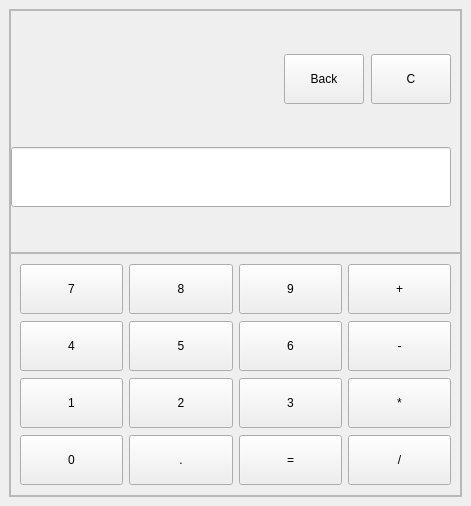
<?xml version="1.0" encoding="UTF-8"?>
<ui version="4.0">
 <class>mainWindow</class>
 <widget class="QMainWindow" name="mainWindow">
  <property name="geometry">
   <rect>
    <x>0</x>
    <y>0</y>
    <width>471</width>
    <height>506</height>
   </rect>
  </property>
  <property name="minimumSize">
   <size>
    <width>471</width>
    <height>506</height>
   </size>
  </property>
  <property name="maximumSize">
   <size>
    <width>471</width>
    <height>506</height>
   </size>
  </property>
  <property name="windowTitle">
   <string>Gandhar Calculator</string>
  </property>
  <widget class="QWidget" name="centralwidget">
   <layout class="QGridLayout" name="gridLayout">
    <item row="0" column="0">
     <widget class="QFrame" name="frame">
      <property name="frameShape">
       <enum>QFrame::StyledPanel</enum>
      </property>
      <property name="frameShadow">
       <enum>QFrame::Raised</enum>
      </property>
      <layout class="QGridLayout" name="gridLayout_4">
       <property name="leftMargin">
        <number>0</number>
       </property>
       <property name="topMargin">
        <number>0</number>
       </property>
       <property name="rightMargin">
        <number>0</number>
       </property>
       <property name="bottomMargin">
        <number>0</number>
       </property>
       <property name="spacing">
        <number>0</number>
       </property>
       <item row="1" column="0">
        <widget class="QFrame" name="buttonframe">
         <property name="frameShape">
          <enum>QFrame::StyledPanel</enum>
         </property>
         <property name="frameShadow">
          <enum>QFrame::Raised</enum>
         </property>
         <layout class="QGridLayout" name="gridLayout_2">
          <item row="2" column="0">
           <widget class="QPushButton" name="pushButton_5">
            <property name="minimumSize">
             <size>
              <width>10</width>
              <height>50</height>
             </size>
            </property>
            <property name="text">
             <string>1</string>
            </property>
           </widget>
          </item>
          <item row="3" column="0">
           <widget class="QPushButton" name="pb0">
            <property name="minimumSize">
             <size>
              <width>10</width>
              <height>50</height>
             </size>
            </property>
            <property name="text">
             <string>0</string>
            </property>
           </widget>
          </item>
          <item row="0" column="0">
           <widget class="QPushButton" name="pb7">
            <property name="minimumSize">
             <size>
              <width>10</width>
              <height>50</height>
             </size>
            </property>
            <property name="text">
             <string>7</string>
            </property>
           </widget>
          </item>
          <item row="3" column="3">
           <widget class="QPushButton" name="pbd">
            <property name="minimumSize">
             <size>
              <width>10</width>
              <height>50</height>
             </size>
            </property>
            <property name="text">
             <string>/</string>
            </property>
           </widget>
          </item>
          <item row="2" column="3">
           <widget class="QPushButton" name="pbmu">
            <property name="minimumSize">
             <size>
              <width>10</width>
              <height>50</height>
             </size>
            </property>
            <property name="text">
             <string>*</string>
            </property>
           </widget>
          </item>
          <item row="0" column="2">
           <widget class="QPushButton" name="pb9">
            <property name="minimumSize">
             <size>
              <width>10</width>
              <height>50</height>
             </size>
            </property>
            <property name="text">
             <string>9</string>
            </property>
           </widget>
          </item>
          <item row="2" column="2">
           <widget class="QPushButton" name="pushButton_4">
            <property name="minimumSize">
             <size>
              <width>10</width>
              <height>50</height>
             </size>
            </property>
            <property name="text">
             <string>3</string>
            </property>
           </widget>
          </item>
          <item row="0" column="3">
           <widget class="QPushButton" name="pbp">
            <property name="minimumSize">
             <size>
              <width>10</width>
              <height>50</height>
             </size>
            </property>
            <property name="text">
             <string>+</string>
            </property>
           </widget>
          </item>
          <item row="1" column="3">
           <widget class="QPushButton" name="pbm">
            <property name="minimumSize">
             <size>
              <width>10</width>
              <height>50</height>
             </size>
            </property>
            <property name="text">
             <string>-</string>
            </property>
           </widget>
          </item>
          <item row="3" column="2">
           <widget class="QPushButton" name="pbe">
            <property name="minimumSize">
             <size>
              <width>10</width>
              <height>50</height>
             </size>
            </property>
            <property name="text">
             <string>=</string>
            </property>
           </widget>
          </item>
          <item row="0" column="1">
           <widget class="QPushButton" name="pb8">
            <property name="minimumSize">
             <size>
              <width>10</width>
              <height>50</height>
             </size>
            </property>
            <property name="text">
             <string>8</string>
            </property>
           </widget>
          </item>
          <item row="1" column="2">
           <widget class="QPushButton" name="pushButton_7">
            <property name="minimumSize">
             <size>
              <width>10</width>
              <height>50</height>
             </size>
            </property>
            <property name="text">
             <string>6</string>
            </property>
           </widget>
          </item>
          <item row="1" column="1">
           <widget class="QPushButton" name="pushButton_9">
            <property name="minimumSize">
             <size>
              <width>10</width>
              <height>50</height>
             </size>
            </property>
            <property name="text">
             <string>5</string>
            </property>
           </widget>
          </item>
          <item row="2" column="1">
           <widget class="QPushButton" name="pushButton_6">
            <property name="minimumSize">
             <size>
              <width>10</width>
              <height>50</height>
             </size>
            </property>
            <property name="text">
             <string>2</string>
            </property>
           </widget>
          </item>
          <item row="1" column="0">
           <widget class="QPushButton" name="pushButton_8">
            <property name="minimumSize">
             <size>
              <width>10</width>
              <height>50</height>
             </size>
            </property>
            <property name="text">
             <string>4</string>
            </property>
           </widget>
          </item>
          <item row="3" column="1">
           <widget class="QPushButton" name="pbdot">
            <property name="minimumSize">
             <size>
              <width>10</width>
              <height>50</height>
             </size>
            </property>
            <property name="text">
             <string>.</string>
            </property>
           </widget>
          </item>
         </layout>
        </widget>
       </item>
       <item row="0" column="0">
        <widget class="QFrame" name="topframe">
         <property name="frameShape">
          <enum>QFrame::StyledPanel</enum>
         </property>
         <property name="frameShadow">
          <enum>QFrame::Raised</enum>
         </property>
         <layout class="QGridLayout" name="gridLayout_3">
          <property name="leftMargin">
           <number>0</number>
          </property>
          <property name="topMargin">
           <number>0</number>
          </property>
          <property name="bottomMargin">
           <number>0</number>
          </property>
          <property name="horizontalSpacing">
           <number>7</number>
          </property>
          <property name="verticalSpacing">
           <number>0</number>
          </property>
          <item row="0" column="0">
           <spacer name="horizontalSpacer">
            <property name="orientation">
             <enum>Qt::Horizontal</enum>
            </property>
            <property name="sizeHint" stdset="0">
             <size>
              <width>231</width>
              <height>20</height>
             </size>
            </property>
           </spacer>
          </item>
          <item row="0" column="1">
           <widget class="QPushButton" name="back">
            <property name="minimumSize">
             <size>
              <width>0</width>
              <height>50</height>
             </size>
            </property>
            <property name="text">
             <string>Back</string>
            </property>
           </widget>
          </item>
          <item row="0" column="2">
           <widget class="QPushButton" name="clear">
            <property name="minimumSize">
             <size>
              <width>0</width>
              <height>50</height>
             </size>
            </property>
            <property name="text">
             <string>C</string>
            </property>
           </widget>
          </item>
          <item row="1" column="0" colspan="3">
           <widget class="QLineEdit" name="screen">
            <property name="minimumSize">
             <size>
              <width>0</width>
              <height>60</height>
             </size>
            </property>
           </widget>
          </item>
         </layout>
        </widget>
       </item>
      </layout>
     </widget>
    </item>
   </layout>
  </widget>
  <widget class="QMenuBar" name="menubar">
   <property name="geometry">
    <rect>
     <x>0</x>
     <y>0</y>
     <width>471</width>
     <height>26</height>
    </rect>
   </property>
  </widget>
 </widget>
 <resources/>
 <connections/>
</ui>
